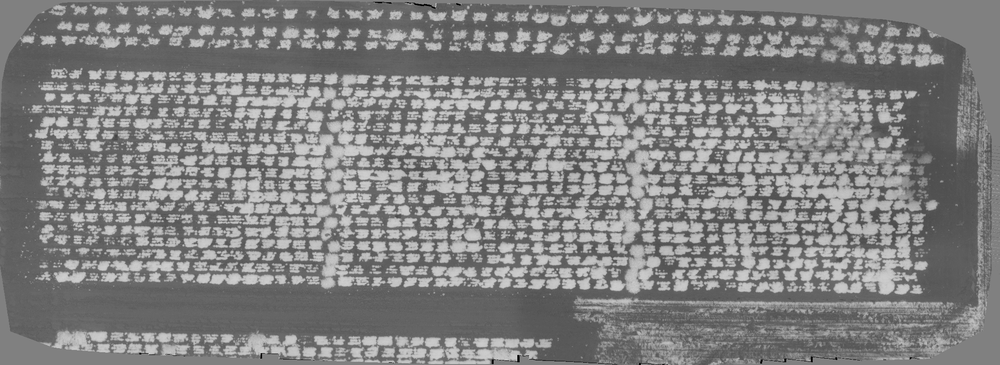
#> input picture lentil.png, 1000 x 365 px, shrunk from 2194 x 800 before the run, found by its file name
$ jupyter execute asn2_q2.ipynb   (shell and % lines are left out)
#> lines starting #> are read from the running program, lines starting #| are printed output that depends on the picture
<a href="https://colab.research.google.com/github/BronsonSchultz/487_A2/blob/main/asn2_q2.ipynb" target="_parent"></a>

# Step 1: Blob detection

The `lentil.png` image is a greyscale image from constructed from the red light and near infrared light channels of a multispectral camera.  (Thanks to Dr. Kirstin Bett, Dept. of Plant Sciences, College of Agriculture for the image!).  The bright blobs you see in the middle section of the image are clusters of lentil plants called plots (each plot is a different genetic lineage).  These are areas of interest for plant breeders because they want to analyze the patches of plant, while ignoring the background soil.  To do that in an automated algorithm, we first have to find the plots!

Use one of the blob detection functions described at the end of the Topic 5 lecture slides to detect the blobs in the `lentil.png` image.  Obtain the best result you can from any one of the three available functions (in `skimage.feature`), namely `blob_log()`, `blob_dog()`, or `blob_doh()`.  Try the different functions and experiment with their parameters.   Don't worry too much about the correctness of the blobs at the very top and very bottom that are outside the area of the field trial.  These are not areas of interest.

For your best result, draw the blobs as circles on the output image and display the result.    The last slide of Topic 5 gives you an example of some code that does this.  Sample output is shown in the assignment description document.

Sample output is given in the assignment document but be aware that it is not necessarily representative of the quality of the blob detection that you might achieve because I did not spend more than 5 minutes tweaking the parameters.  You should be able to do at least as well, but possibly also better.

_Hint: as usual, it is suggested that you convert the image to dtype `float` before processing._

_Hint: the lentil field image is pretty big, so you'll need to set the figure size to something larger.  For me `plt.figure(figsize=(20,7))` worked well, but I have an almost 4K display.  Smaller may work for you._

[cell 1]
# clone of the images required for assignment

[cell 2]
import skimage.io as io
import skimage.util as util
import skimage.feature as feat
import matplotlib.pyplot as plt
import math as math

# clean up the output of blobs by suppressing the math warnings
import warnings
warnings.filterwarnings('ignore')

# Write your code here.  It shouldn't take much.  Adapt the example on the last slide of the Topic 5 lecture notes.
lentils = io.imread('/content/487_A2/lentil.png')
#> lentils is the input picture: shape (365, 1000); min 0, max 215, mean 129.8

[cell 3]
def detect_blobs(I, max_sigma=30, num_sigma=10, threshold=0.1, method='log'):
  '''
  wrapper function to the three blob detection methods, chosen by the parameter method
  :param I: The input image
  :param max_sigma: the maximum sigma value to use in blob detection
  :param num_sigma: the number of iterations within the range of sigmas
  :param threshold: the value at which to consider pixels a blob, lower values allow darker pixels
  :param method: one of "log" "dog" or "doh", choosing the blob dectection algorithm to perform
  :return: the blobs from the chosen blob detection algorithm
  '''
#> called with max_sigma = 30, num_sigma = 10, threshold = 0.133, method = 'log'
  # convert image to float if it's not already
  if (I.dtype is not float):
    I = util.img_as_float(I)

  # based on the method argument, choose the method of detection
  if (method == 'doh'):
    blobs = feat.blob_doh(I, max_sigma=max_sigma, num_sigma=num_sigma, threshold=threshold)
  elif (method == 'dog'):
    blobs = feat.blob_dog(I, max_sigma=max_sigma, threshold=threshold)
  else:
    blobs = feat.blob_log(I, max_sigma=max_sigma, num_sigma=num_sigma, threshold=threshold, overlap=.4)
#> blobs = 1716 rows, first 8: [205, 932, 4.22], [40, 48, 4.22], [286, 616, 4.22], [265, 921, 4.22], [78, 298, 4.22], [286, 681, 4.22], [14, 289, 4.22], [78, 331, 4.22]

  # get the radii of the blobs
  blobs[:, 2] = blobs[:, 2] * math.sqrt(2)

  return blobs

[cell 4]
def plot_image_blobs(blobs, I):
  '''
  plot circles around each found blob, as well as the orignal image
  for visualization

  :param blobs: the blobs array returned by detect_blobs
  :param: I: the original image used for the blob detection
  '''
  plt.figure(figsize=(20,7))
  plt.imshow(I)
  for row in blobs:
    circle = plt.Circle((row[1], row[0]), row[2], color='blue', linewidth=1, fill=False)
    plt.gca().add_patch(circle)
  plt.show()

Plotting the image and blobs for each method

[cell 5]
blobs_log = detect_blobs(lentils, max_sigma=30, num_sigma=10, threshold=0.133, method='log')
#> blobs_log = 1716 rows, first 8: [205, 932, 5.97], [40, 48, 5.97], [286, 616, 5.97], [265, 921, 5.97], [78, 298, 5.97], [286, 681, 5.97], [14, 289, 5.97], [78, 331, 5.97]
plot_image_blobs(blobs_log, lentils)
#> the loop in plot_image_blobs, `for row in blobs:` made 1716 passes
#> in plot_image_blobs, `plt.show()`:
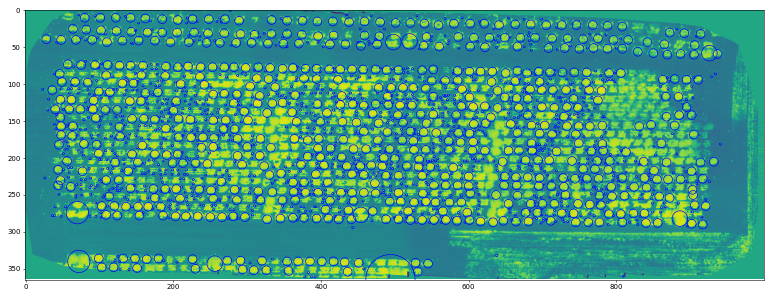
#> figure drawn by matplotlib, 1 panel

[cell 6]
blobs_dog = detect_blobs(lentils, max_sigma=30, threshold=0.1, method='dog')
#> in detect_blobs (call 2), `blobs = feat.blob_dog(I, max_sigma=max_sigma, threshold=threshold)`: blobs = 2074 rows, first 8: [94, 911, 2.56], [205, 932, 2.56], [265, 922, 2.56], [199, 428, 2.56], [83, 695, 2.56], [84, 742, 2.56], [285, 584, 2.56], [94, 895, 2.56]
#> blobs_dog = 2074 rows, first 8: [94, 911, 3.62], [205, 932, 3.62], [265, 922, 3.62], [199, 428, 3.62], [83, 695, 3.62], [84, 742, 3.62], [285, 584, 3.62], [94, 895, 3.62]
plot_image_blobs(blobs_dog, lentils)
#> the loop in plot_image_blobs (call 2), `for row in blobs:` made 2074 passes
#> in plot_image_blobs (call 2), `plt.show()`:
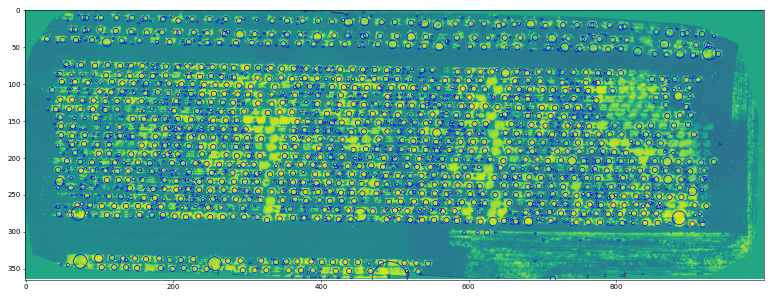
#> figure drawn by matplotlib, 1 panel

[cell 7]
blobs_doh = detect_blobs(lentils, max_sigma=30, num_sigma=10, threshold=0.1, method='doh')
#> blobs_doh = empty array
plot_image_blobs(blobs_doh, lentils)
